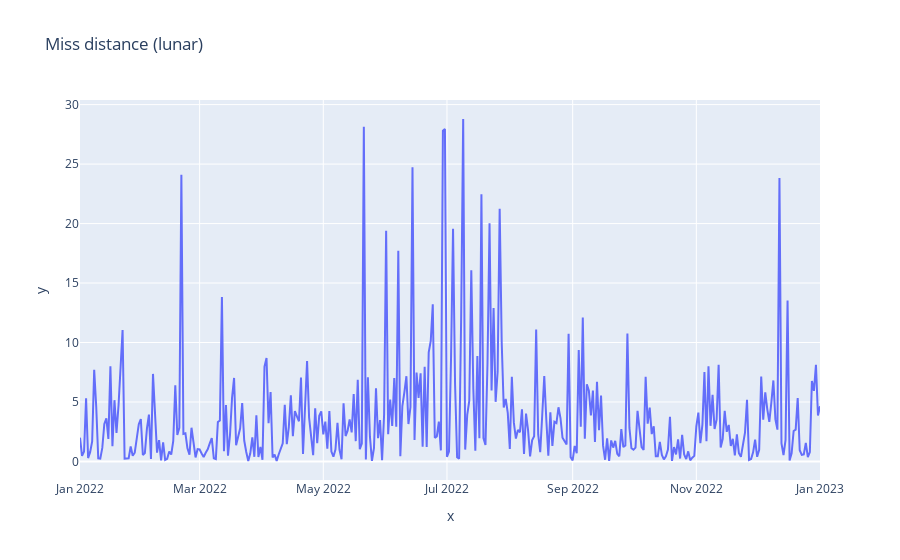

The notebook cell this image was saved under:
### Markdown cell above
The above graph show the relationship between the size and date of NEOs. We can see the size the relatively higher during summer, especially July, with the maximum size of 0.6 kilometers.

### Code cell
fig = px.line( y=df_dis_lunar_min, x=df_dis_lunar_min.index,title='Miss distance (lunar)')
fig.show()

### Figure 1 — Plotly figure (JSON) as saved in the notebook; plotly's stock layout.template omitted (floating-point values rounded to 4 significant figures; data arrays with more than 128 entries replaced by an {"elided": "..."} marker saying what was removed)
{"data": [{"hovertemplate": "x=%{x}<br>y=%{y}<extra></extra>", "legendgroup": "", "line": {"color": "#636efa", "dash": "solid"}, "marker": {"symbol": "circle"}, "mode": "lines", "name": "", "orientation": "v", "showlegend": false, "type": "scatter", "x": {"elided": "366 str values"}, "xaxis": "x", "y": {"elided": "366 float values"}, "yaxis": "y"}], "layout": {"legend": {"tracegroupgap": 0}, "title": {"text": "Miss distance (lunar)"}, "xaxis": {"anchor": "y", "domain": [0, 1], "title": {"text": "x"}}, "yaxis": {"anchor": "x", "domain": [0, 1], "title": {"text": "y"}}}}
